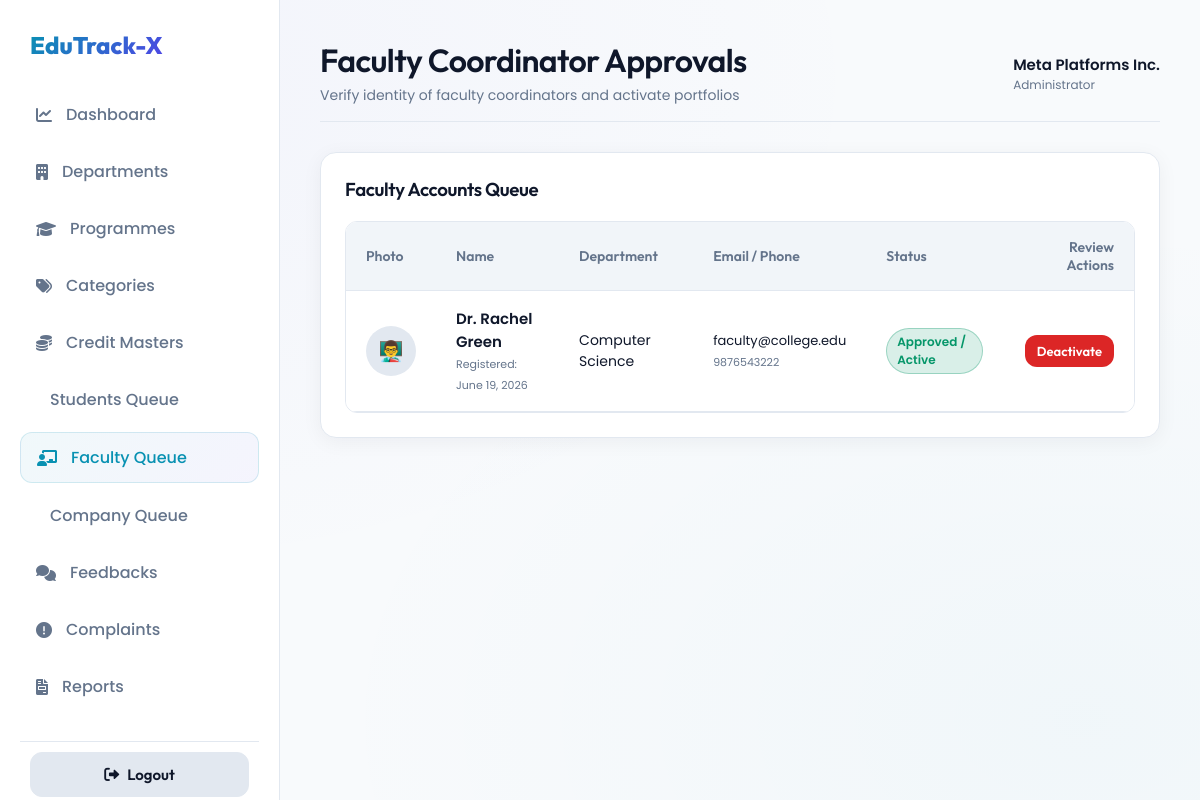
The app's page /Administrator/ApproveFaculties/ (signed in) with its own data.
### Guest/models.py (models this page shows)
class tbl_faculty(models.Model):
    faculty_id = models.AutoField(primary_key=True)
    department = models.ForeignKey(tbl_department, on_delete=models.CASCADE)
    faculty_name = models.CharField(max_length=100)
    faculty_email = models.EmailField(max_length=100, unique=True)
    faculty_contact = models.CharField(max_length=20)
    faculty_address = models.TextField()
    faculty_photo = models.FileField(upload_to='Assets/FacultyDocs/', null=True, blank=True)
    faculty_password = models.CharField(max_length=60)
    faculty_status = models.IntegerField(default=0) # 0 = Pending, 1 = Active/Approved, 2 = Rejected
    faculty_date = models.DateField(auto_now_add=True)

### Administrator/models.py (models this page shows)
class tbl_department(models.Model):
    department_id = models.AutoField(primary_key=True)
    department_name = models.CharField(max_length=100)
    department_status = models.IntegerField(default=1) # 1 = Active, 0 = Inactive

### Administrator/views.py (the view)
# urls.py: path('ApproveFaculties/', views.ApproveFaculties, name='ApproveFaculties'),
def ApproveFaculties(request):
    if 'aid' not in request.session:
        return redirect('Guest:Login')
    faculties = tbl_faculty.objects.all().order_by('faculty_status')
    return render(request, 'Administrator/ApproveFaculties.html', {'faculties': faculties})

### Administrator/Templates/Administrator/ApproveFaculties.html (shortened to what this page needs)
{% extends 'Administrator/AdminBase.html' %}
{% block header_title %}Faculty Coordinator Approvals{% endblock %}
{% block header_subtitle %}Verify identity of faculty coordinators and activate portfolios{% endblock %}
{% block active_faculty %}active{% endblock %}
{% block content %}
<div class="glass-card">
    <h3>Faculty Accounts Queue</h3>
    {% if faculties %}
    <div class="custom-table-container">
        <table class="custom-table">
            <thead>
                <tr>
                    <th>Photo</th>
                    <th>Name</th>
                    <th>Department</th>
                    <th>Email / Phone</th>
                    <th>Status</th>
                    <th style="text-align: right;">Review Actions</th>
                </tr>
            </thead>
            <tbody>
                {% for f in faculties %}
                <tr>
                    <td>
                        {% if f.faculty_photo %}
                        <img src="{{ f.faculty_photo.url }}" class="user-profile-pic" style="width: 50px; height: 50px;">
                        {% else %}
                        <div style="width: 50px; height: 50px; border-radius: 50%; background: var(--border-color); display: flex; align-items: center; justify-content: center; font-size: 20px; font-weight: bold;">👨‍🏫</div>
                        {% endif %}
                    </td>
                    <td>
                        <span style="font-size: 15px; font-weight: 600; display: block;">{{ f.faculty_name }}</span>
                        <span style="font-size: 11px; color: var(--text-muted);">Registered: {{ f.faculty_date }}</span>
                    </td>
                    <td>{{ f.department.department_name }}</td>
                    <td>
                        <span style="display: block; font-size: 13px;">{{ f.faculty_email }}</span>
                        <span style="font-size: 11px; color: var(--text-muted);">{{ f.faculty_contact }}</span>
                    </td>
                    <td>
                        {% if f.faculty_status == 0 %}
                        <span class="badge badge-pending">Pending Approval</span>
                        {% elif f.faculty_status == 1 %}
                        <span class="badge badge-success">Approved / Active</span>
                        {% else %}
                        <span class="badge badge-danger">Rejected</span>
                        {% endif %}
                    </td>
                    <td style="text-align: right;">
                        {% if f.faculty_status == 0 %}
                        <a href="{% url 'Administrator:ApproveFacultyAction' f.faculty_id 1 %}" class="btn btn-success" style="padding: 8px 16px; font-size: 13px; margin-right: 5px;">
                            <i class="fa-solid fa-check"></i> Approve
                        </a>
                        <a href="{% url 'Administrator:ApproveFacultyAction' f.faculty_id 2 %}" class="btn btn-danger" style="padding: 8px 16px; font-size: 13px;">
                            <i class="fa-solid fa-xmark"></i> Reject
                        </a>
                        {% elif f.faculty_status == 1 %}
                        <a href="{% url 'Administrator:ApproveFacultyAction' f.faculty_id 2 %}" onclick="return confirm('Deactivate faculty member access?')" class="btn btn-danger" style="padding: 8px 12px; font-size: 13px;">
                            Deactivate
                        </a>
                        {% else %}
                        <a href="{% url 'Administrator:ApproveFacultyAction' f.faculty_id 1 %}" class="btn btn-success" style="padding: 8px 12px; font-size: 13px;">
                            Re-activate
                        </a>
                        {% endif %}
                    </td>
                </tr>
                {% endfor %}
            </tbody>
        </table>
    </div>
    {% else %}
    <p style="color: var(--text-muted); text-align: center; margin-top: 30px;">No faculty records found.</p>
    {% endif %}
</div>
{% endblock %}

### static/css/style.css (style rules this page uses)
:root { --bg-dark: #f8fafc; --bg-surface: #ffffff; --border-color: #e2e8f0; --primary: #0891b2; --primary-glow: rgba(8, 145, 178, 0.08); --secondary: #4f46e5; --secondary-glow: rgba(79, 70, 229, 0.08); --accent: #9333ea; --success: #059669; --success-glow: rgba(5, 150, 105, 0.08); --warning: #d97706; --danger: #dc2626; --text-main: #0f172a; --text-muted: #64748b; --font-outfit: 'Outfit', sans-serif; --font-inter: 'Inter', sans-serif; --font-poppins: 'Poppins', sans-serif; --transition-smooth: all 0.3s cubic-bezier(0.4, 0, 0.2, 1); }
* { box-sizing: border-box; margin: 0; padding: 0; }
body { background-color: var(--bg-dark); background-image: radial-gradient(at 10% 10%, rgba(79, 70, 229, 0.03) 0px, transparent 50%), radial-gradient(at 90% 90%, rgba(8, 145, 178, 0.03) 0px, transparent 50%); background-attachment: fixed; color: var(--text-main); font-family: var(--font-poppins); min-height: 100vh; display: flex; flex-direction: column; overflow-x: hidden; }
h1, h2, h3, h4, h5, h6 { font-family: var(--font-outfit); font-weight: 600; color: var(--text-main); letter-spacing: -0.02em; }
a { color: var(--primary); text-decoration: none; transition: var(--transition-smooth); }
.glass-card { background: var(--bg-surface); border: 1px solid var(--border-color); border-radius: 16px; padding: 24px; box-shadow: 0 4px 20px 0 rgba(15, 23, 42, 0.05); transition: var(--transition-smooth); }
.btn { display: inline-flex; align-items: center; justify-content: center; gap: 8px; padding: 12px 24px; border-radius: 12px; font-family: var(--font-outfit); font-size: 15px; font-weight: 600; cursor: pointer; transition: var(--transition-smooth); border: none; }
.btn-danger { background: var(--danger); color: #ffffff; }
.custom-table-container { width: 100%; overflow-x: auto; border-radius: 12px; border: 1px solid var(--border-color); margin-top: 20px; }
.custom-table { width: 100%; border-collapse: collapse; text-align: left; background: #ffffff; }
.custom-table th { background: #f1f5f9; padding: 16px 20px; font-family: var(--font-outfit); font-size: 14px; font-weight: 600; color: var(--text-muted); border-bottom: 1px solid var(--border-color); }
.custom-table td { padding: 16px 20px; font-size: 14px; border-bottom: 1px solid var(--border-color); color: var(--text-main); vertical-align: middle; }
.badge { display: inline-flex; padding: 4px 10px; border-radius: 9999px; font-size: 12px; font-weight: 600; }
.badge-success { background: rgba(5, 150, 105, 0.15); color: var(--success); border: 1px solid rgba(5, 150, 105, 0.3); }

### records on screen
tbl_faculty: faculty_name "Dr. Rachel Green", faculty_date "June 19, 2026", department.department_name "Computer Science", faculty_email "faculty@college.edu", faculty_contact "9876543222", faculty_status "Approved / Active"

### other values on screen
{{ request.session.name }} "Meta Platforms Inc."
